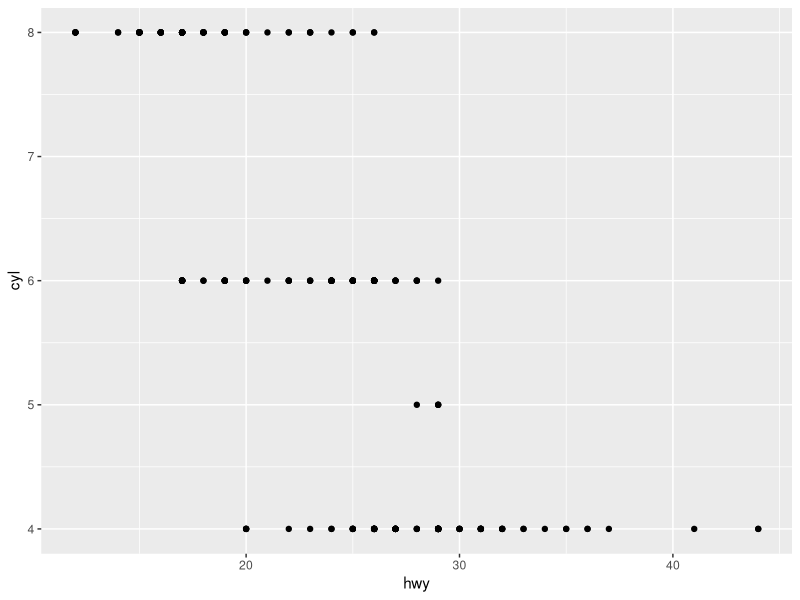
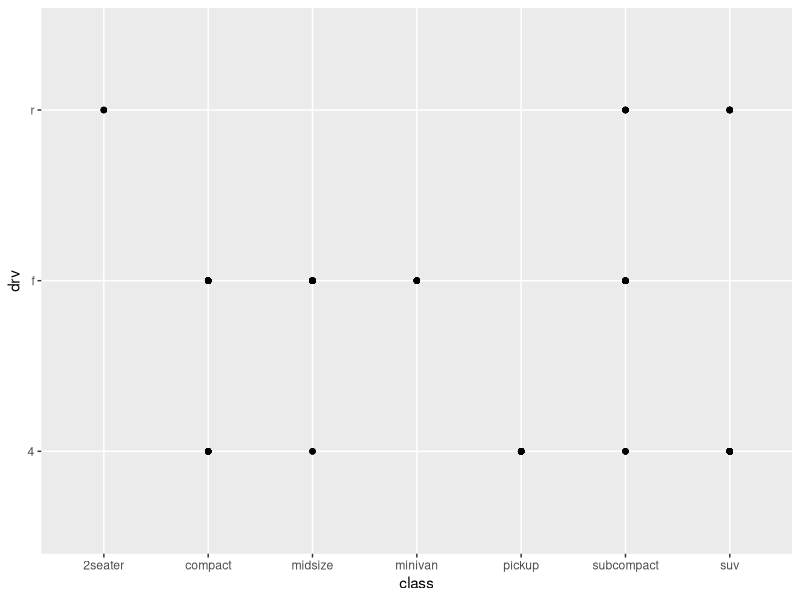
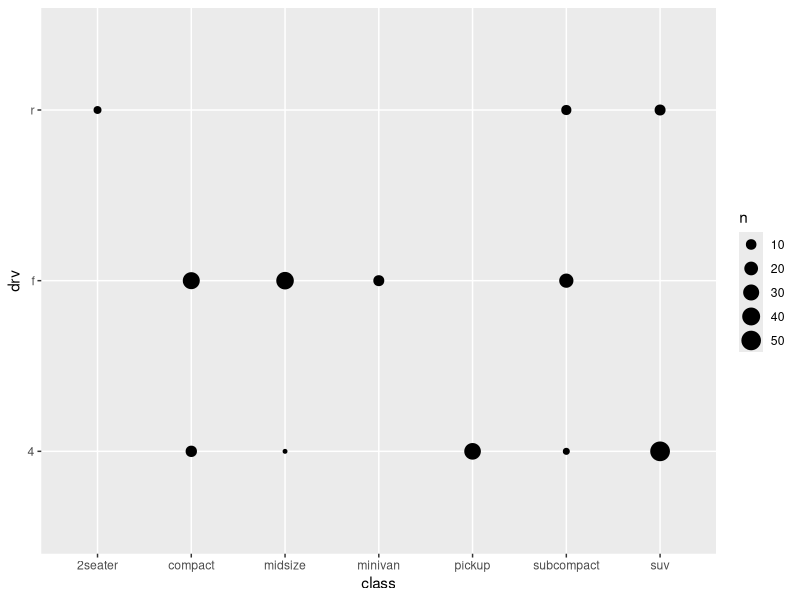
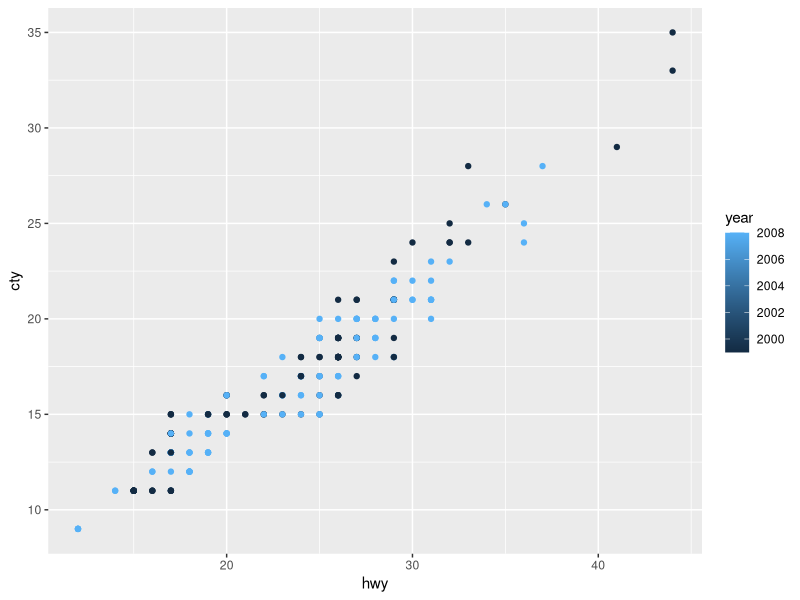
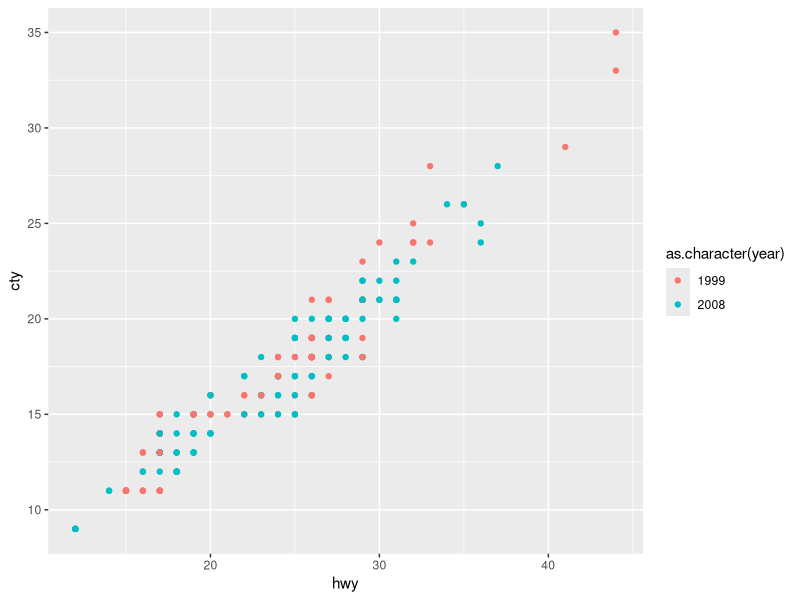
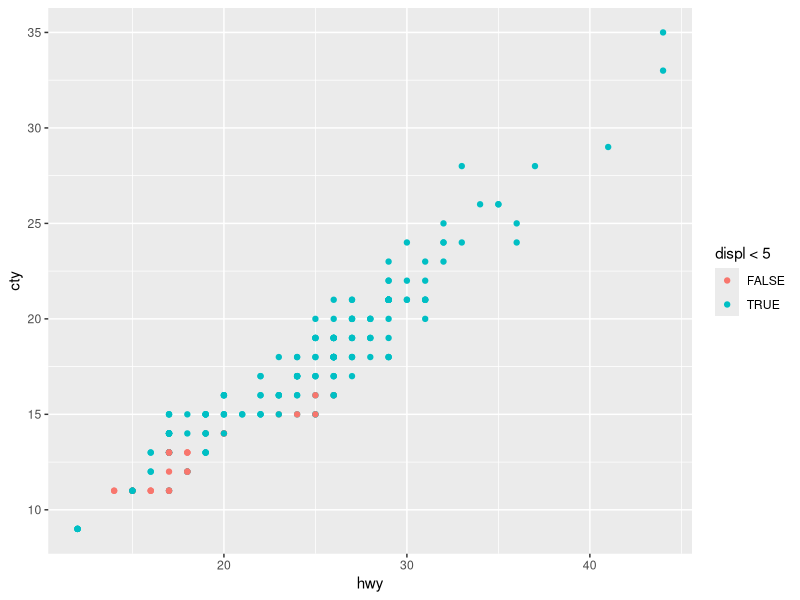
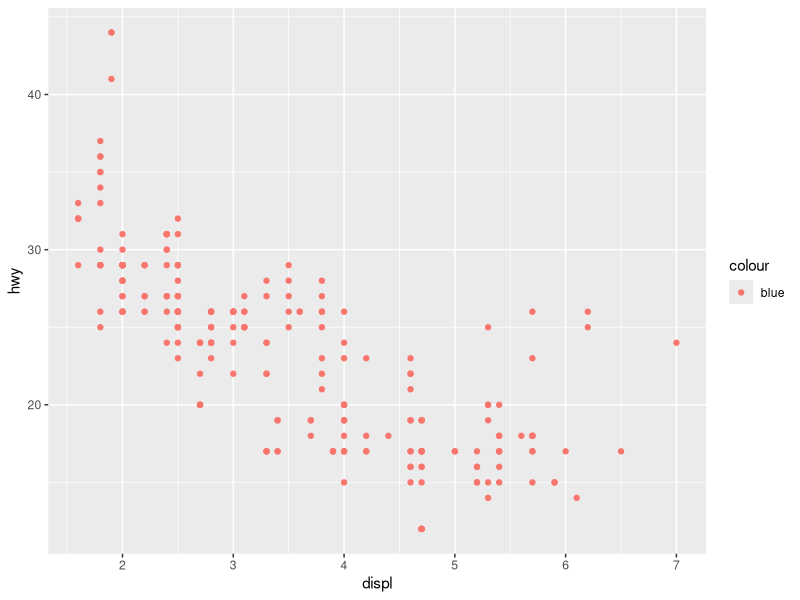
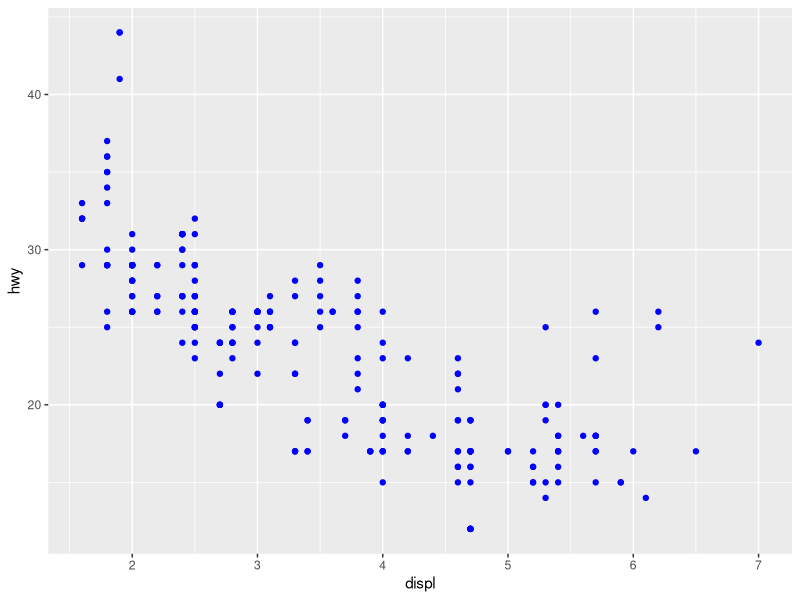

Write R code to recreate these figures, in order.
## ---- chunk 1
knitr::opts_chunk$set(echo = TRUE, warning = FALSE, message = FALSE, error = FALSE)
## ---- chunk 2

# Install packages
list_of_packages <- c("tidyverse", "rmarkdown", "econometrics", "AEC", "AED") 
# The last three "packages" are random names I made up. 
# I used them to test if the code in the next chunk returns the proper message. 

# install.packages("list_of_packages")
## ---- chunk 3
# Adapted from a post from Axeman on Feb 15 2017 and Matthew on Jun 20 2017 on Stackoverflow
#(Source: https://stackoverflow.com/a/19871106 and https://stackoverflow.com/a/44660688)

message<-function(package) {
    req<-(lapply(package,require,character.only=TRUE))
    miss<-package[req==FALSE]
    n<-length(miss)
     if(n>0){
        libsmsg<-if(n>2) paste(paste(miss[1:(n-1)],collapse=", "),",",sep="") else need[1]
        if(n>1){
            libsmsg<-paste(libsmsg," and ", miss[n],sep="")
        }
        }
        libsmsg_final<-paste("The following packages could not be found: ",libsmsg, collapse="")
    print(libsmsg_final)
}

dynamic_require <- function(package){
  if(eval(parse(text=paste("require(",package,")")))) return ("All packages successfully installed")
  else message(package)
}

dynamic_require(list_of_packages)
## ---- chunk 4
pkg_list <- c("tidyverse", "ggplot2")
lapply(pkg_list, require, character.only = TRUE)
## ---- chunk 5
nrow(mpg)
ncol(mpg)
## ---- chunk 6
# Scatterplot of hwy vs cyl
ggplot(mpg,aes(x = hwy, y = cyl)) +
  geom_point()
## ---- chunk 7
?mpg
## ---- chunk 8
# Scatterplot of class vs drv
ggplot(mpg,aes(x = class, y = drv)) +
  geom_point()

ggplot(mpg,aes(x = class, y = drv)) +
  geom_count()
## ---- chunk 9
?mpg
print(mpg[1:10,])
## ---- chunk 10
# Graph 1
ggplot(data = mpg)+
  geom_point(mapping = aes(x = hwy, y = cty, color = year))

"2000" %in% mpg$year
"2002" %in% mpg$year
"2004" %in% mpg$year
"2006" %in% mpg$year
"2008" %in% mpg$year

# Graph 2
ggplot(data = mpg)+
  geom_point(mapping = aes(x = hwy, y = cty, color = as.character(year)))
## ---- chunk 11
ggplot(data = mpg)+
  geom_point(mapping = aes(x = hwy, y = cty, color = displ < 5))
## ---- chunk 12
ggplot(data = mpg)+
  geom_point(mapping = aes(x = displ, y = hwy, color = "blue"))

# Fix:
ggplot(data = mpg)+
  geom_point(mapping = aes(x = displ, y = hwy), color = "blue")
## ---- chunk 13
ggplot(data = mpg)+
  geom_point(mapping = aes(x = displ, y = hwy))+
  facet_grid(cols = vars(drv))

ggplot(data = mpg)+
  geom_point(mapping = aes(x = displ, y = hwy))+
  facet_grid(rows = vars(year))

ggplot(data = mpg)+
  geom_point(mapping = aes(x = displ, y = hwy))+
  facet_grid(cols = vars(drv), rows = vars(year))
## ---- chunk 14
str(mpg)

ggplot(data = mpg)+
  geom_point(mapping = aes(x = displ, y = hwy))+
  facet_grid(cols = vars(displ))
## ---- chunk 15
ggplot(data = mpg)+
  geom_point(mapping = aes(x = class, y = hwy, col = class))+
  facet_grid(rows = vars(year))
## ---- chunk 16
# Adapted from a post from  Jonathan Chang Aug 25 2009 on Stackoverflow
#(Source: https://stackoverflow.com/a/1331400 retrevied on Apr 06 2020)
ggplot(data = mpg)+
  geom_point(mapping = aes(x = class, y = hwy, col = class))+
  facet_grid(rows = vars(year))+
  theme(axis.text.x = element_text(angle = 45, hjust = 1, vjust = 1))
## ---- chunk 17
ggplot(data = mpg)+
  geom_point(mapping = aes(x = displ, y = hwy, shape = manufacturer))+
  facet_grid(rows = vars(year), cols = vars(drv))
## ---- chunk 18
ggplot(data = mpg, mapping = aes(x = displ, y = hwy)) + 
  geom_point() +
  geom_smooth(se=FALSE)

ggplot() +
geom_point(data = mpg, mapping = aes(x = displ, y = hwy)) +
  geom_smooth(data = mpg, mapping = aes(x = displ, y = hwy), se = FALSE)
## ---- chunk 19
ggplot(mpg, aes(x = displ, y = cty))+
  geom_point(aes(col = drv))+
  geom_smooth(se = FALSE)
## ---- chunk 20
# The code is based on https://www.datanovia.com/en/blog/ggplot-legend-title-position-and-labels/ retrieved on April 06, 2020.
ggplot(mpg, aes(x = displ, y = cty))+
  geom_point(aes(col = drv))+
  geom_smooth(se = FALSE, col = "black")+
  xlab("Engine displacement, in litres")+
  ylab("City miles per gallon")+
  ggtitle("Relationship between engine displacement and city miles per gallon") +
  theme(legend.position = "none")
## ---- chunk 21
?geom_col
## ---- chunk 22
ggplot(data = mpg, aes(x = hwy))+
  geom_bar()

ggplot(data = mpg, aes(x = hwy))+
  stat_count()
## ---- chunk 23
ggplot(data = diamonds)+
  geom_bar(mapping = aes(x = cut, y = ..prop..))

ggplot(data = diamonds)+
  geom_bar(mapping = aes(x = cut, y = ..prop.., group = 1))
## ---- chunk 24
ggplot(data = mpg, mapping =aes(x = cty, y = hwy))+
  geom_point()

# Jitter
ggplot(data = mpg, mapping =aes(x = cty, y = hwy))+
  geom_jitter()

# goem_count
ggplot(data = mpg, mapping =aes(x = cty, y = hwy))+
  geom_count()

# Transparency
ggplot(data = mpg, mapping =aes(x = cty, y = hwy))+
  geom_point(alpha = 0.2)
## ---- chunk 25
?geom_jitter
?geom_count
## ---- chunk 26
?geom_bar
ggplot(diamonds, aes(x = cut, y = ..prop.., group = 1))+
  geom_bar()

ggplot(diamonds, aes(x = cut, y = ..prop.., group = 1))+
  geom_bar(position = "stack")

ggplot(diamonds, aes(x = cut, y = ..prop.., group = color))+
  geom_bar(aes(fill = color), position = "dodge")
## ---- chunk 27
ggplot(data = mpg, aes(x = cty, y = hwy))+
  geom_point()

ggplot(data = mpg, aes(x = cty, y = hwy))+
  geom_point()+
  coord_flip()
## ---- chunk 28
ggplot(mpg, aes(x = cty, y = hwy))+
  geom_point()

ggplot(mpg, aes(x = cty, y = hwy))+
  geom_point()+
  geom_abline()

?geom_abline


ggplot(mpg, aes(x = cty, y = hwy))+
  geom_point()+
  geom_abline()+
  coord_fixed()

?coord_fixed
